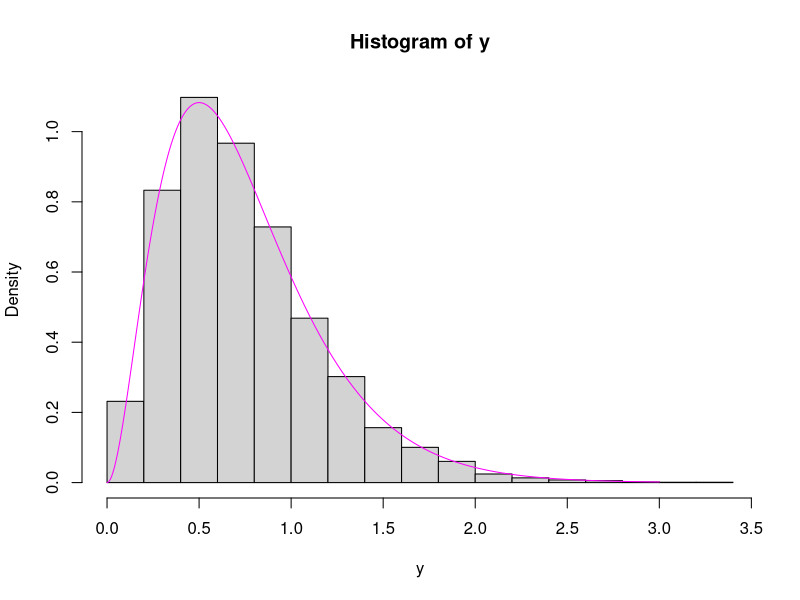

Write R code to recreate this figure.
#Lab 7 Statistica 311
#Simulam o v.a. Gamma(n,lambda) vezi doc. Simulare v.a. continue cu metoda inversa
#Madalina Badescu
#Simulam o valoare dintr-o Gamma(n,lambda)
n <-3 
lambda <- 4
U <- runif(n)
X <- -1/lambda*sum(log(U))

gamma_madalina <-function(nr,n,lambda) #nr. reprezinta numarul de valori de generat
{
  U <- runif(n)
  X <--1/lambda*sum(log(U))
  for(i in 2:nr)
  {
    U <- runif(n)
    X <-c(X,-1/lambda*sum(log(U)))
    
  }
  return(X)
}
#TEMA: Cum pot evita folosirea for-ului in algoritmul de mai sus
#Evaluati care este imbunatatirea in timpul de executie pe care ati obtinut-o
y <- gamma_madalina(10^4,n,lambda)
hist(y,freq=F)
t <- seq(0,3,0.001)
lines(t,dgamma(t,n,lambda),col="magenta")
